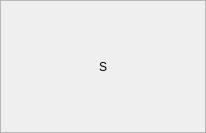
<?xml version="1.0" encoding="UTF-8"?>
<ui version="4.0">
 <class>MainServiceFrame</class>
 <widget class="QFrame" name="MainServiceFrame">
  <property name="geometry">
   <rect>
    <x>0</x>
    <y>0</y>
    <width>206</width>
    <height>133</height>
   </rect>
  </property>
  <property name="windowTitle">
   <string>Frame</string>
  </property>
  <layout class="QVBoxLayout" name="verticalLayout">
   <property name="leftMargin">
    <number>0</number>
   </property>
   <property name="topMargin">
    <number>0</number>
   </property>
   <property name="rightMargin">
    <number>0</number>
   </property>
   <property name="bottomMargin">
    <number>0</number>
   </property>
   <item>
    <widget class="QFrame" name="ServiceFrame">
     <property name="frameShape">
      <enum>QFrame::StyledPanel</enum>
     </property>
     <property name="frameShadow">
      <enum>QFrame::Raised</enum>
     </property>
     <layout class="QGridLayout" name="gridLayout">
      <property name="leftMargin">
       <number>0</number>
      </property>
      <property name="topMargin">
       <number>0</number>
      </property>
      <property name="rightMargin">
       <number>0</number>
      </property>
      <property name="bottomMargin">
       <number>0</number>
      </property>
      <property name="spacing">
       <number>0</number>
      </property>
      <item row="0" column="0">
       <widget class="StateLabel" name="label">
        <property name="text">
         <string>S</string>
        </property>
        <property name="alignment">
         <set>Qt::AlignCenter</set>
        </property>
       </widget>
      </item>
     </layout>
    </widget>
   </item>
  </layout>
 </widget>
 <customwidgets>
  <customwidget>
   <class>StateLabel</class>
   <extends>QLabel</extends>
   <header>statelabel.h</header>
  </customwidget>
 </customwidgets>
 <resources/>
 <connections/>
</ui>
